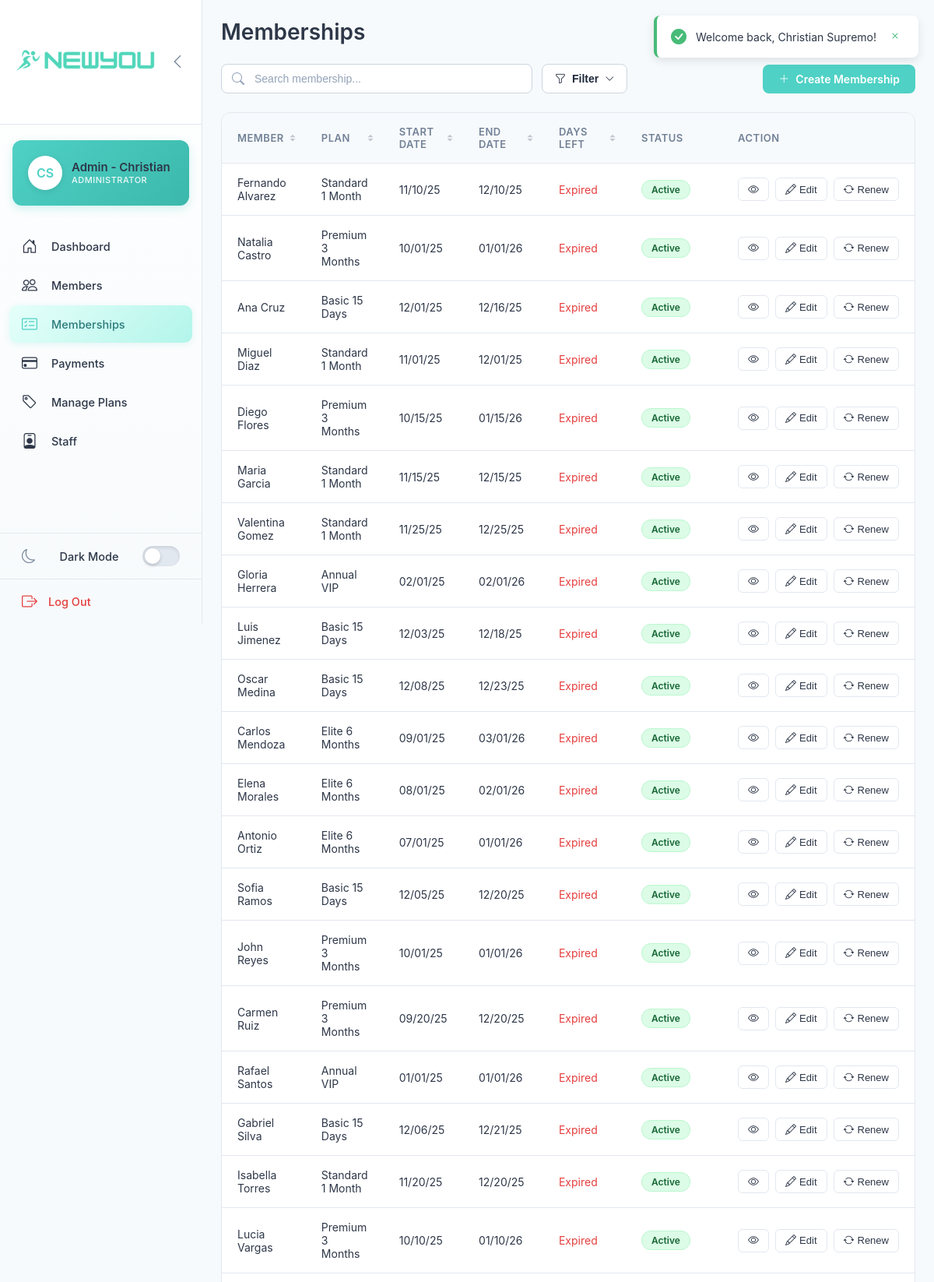
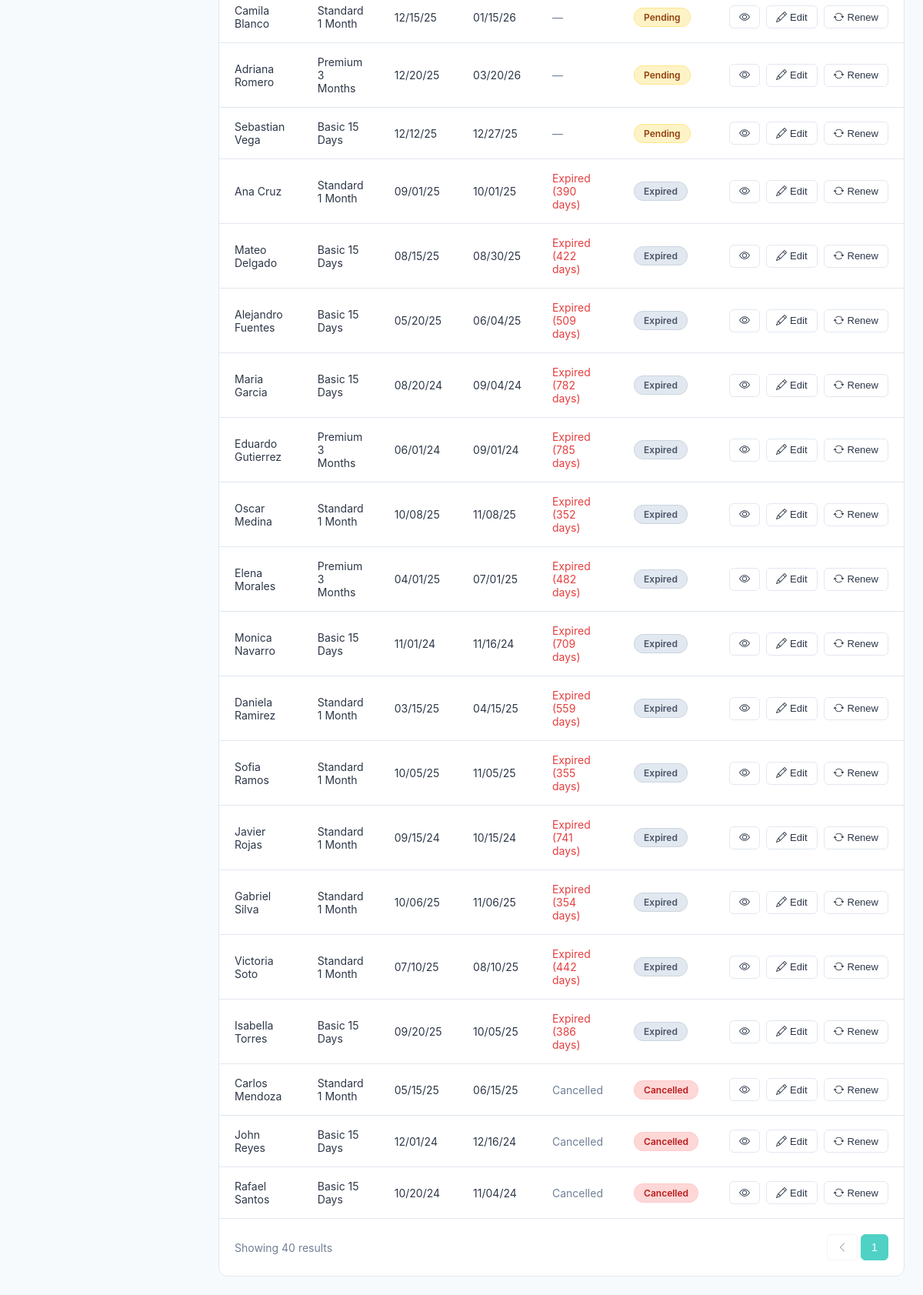
The app's page /memberships.php (signed in) with its own data (2 pictures, top to bottom).
### tables this page shows
CREATE TABLE `membership` (
  `MembershipID` int(11) NOT NULL,
  `MemberID` int(11) NOT NULL,
  `PlanID` int(11) DEFAULT NULL,
  `StaffID` int(11) NOT NULL,
  `StartDate` date DEFAULT NULL,
  `EndDate` date DEFAULT NULL,
  `RenewalDate` date DEFAULT NULL,
  `Status` enum('Active','Expired','Cancelled','Pending') DEFAULT 'Active'
);

CREATE TABLE `plan` (
  `PlanID` int(11) NOT NULL,
  `PlanName` varchar(100) DEFAULT NULL,
  `Description` text DEFAULT NULL,
  `PlanType` varchar(50) DEFAULT NULL,
  `Duration` int(11) DEFAULT NULL,
  `Rate` decimal(10,2) DEFAULT NULL,
  `IsActive` tinyint(1) DEFAULT 1
);

### memberships.php (the view, shortened to what this page needs)
<?php
require_once 'config/db.php';
require_once 'includes/functions.php';
require_once 'includes/helpers/table_sort_helper.php';
$action = $_GET['action'] ?? 'list';
if ($action === 'list') {
    $search = trim($_GET['search'] ?? '');
    $sort_config = get_memberships_sort_config();
    $sort_params = get_sort_params($sort_config);
    $sql = "
        SELECT m.MembershipID,
               m.MemberID,
               CONCAT(mem.FirstName, ' ', mem.LastName) AS MemberName,
               mem.FirstName,
               mem.LastName,
               pl.PlanName,
               m.StartDate,
               m.EndDate,
               m.Status,
               m.PlanID,
               DATEDIFF(m.EndDate, CURDATE()) AS DaysLeft
        FROM Membership m
        JOIN Member mem ON m.MemberID = mem.MemberID
        LEFT JOIN Plan pl ON m.PlanID = pl.PlanID
        WHERE 1=1
    ";
    $params = [];
    $sort_column = $sort_params['column'] ?? null;
    $sort_original = $sort_params['original'] ?? null;
    $sort_order = $sort_params['order'] ?? 'ASC';
    if (!empty($sort_column) && !empty($sort_original)) {
        $sort_order = strtoupper($sort_order) === 'DESC' ? 'DESC' : 'ASC';
        if ($sort_original === 'MemberName') {
            $sql .= " ORDER BY CONCAT(mem.FirstName, ' ', mem.LastName) $sort_order";
        } else {
            $sql .= " ORDER BY $sort_column $sort_order";
        }
    } else {
        $sql .= "
            ORDER BY
                CASE m.Status
                    WHEN 'Active' THEN 1
                    WHEN 'Pending' THEN 2
                    WHEN 'Expired' THEN 3
                    WHEN 'Cancelled' THEN 4
                    ELSE 5
                END,
                mem.LastName,
                mem.FirstName
        ";
    }
    $stmt = $pdo->prepare($sql);
    $stmt->execute($params);
    $memberships = $stmt->fetchAll();
}
?>
<?php include 'includes/header.php'; ?>
<?php if ($action === 'list'): ?>
<div class="page-header">
    <h1 class="page-title">
        Memberships
    </h1>
</div>
<div class="page-actions">
    <div class="search-filter-group">
        <div class="search-box">
            <input type="text"
                   placeholder="Search membership..."
                   id="globalSearchInput"
                   data-page="memberships.php"
                   data-param="search"
                   value="<?= htmlspecialchars($search) ?>">
        </div>
        <div class="filter-dropdown">
            <button class="filter-btn" onclick="toggleFilter('memberships')">
                <i class="bi bi-funnel"></i> Filter <i class="bi bi-chevron-down"></i>
            </button>
        </div>
    </div>
    <a href="#" class="add-member-btn" onclick="event.preventDefault(); openAddMembershipModal();">
        <i class="bi bi-plus-lg"></i> Create Membership
    </a>
</div>
<div class="members-table-container">
    <table class="members-table">
        <thead>
            <tr>
                <?php
                echo render_sortable_header('Member', 'MemberName', $sort_params['original'], $sort_params['order'], 'memberships.php');
                echo render_sortable_header('Plan', 'PlanName', $sort_params['original'], $sort_params['order'], 'memberships.php');
                echo render_sortable_header('Start Date', 'StartDate', $sort_params['original'], $sort_params['order'], 'memberships.php');
                echo render_sortable_header('End Date', 'EndDate', $sort_params['original'], $sort_params['order'], 'memberships.php');
                echo render_sortable_header('Days Left', 'DaysLeft', $sort_params['original'], $sort_params['order'], 'memberships.php');
                ?>
                <th>Status</th>
                <th>Action</th>
            </tr>
        </thead>
        <tbody>
            <?php if (count($memberships) > 0): ?>
                <?php foreach ($memberships as $m): ?>
                    <tr>
                        <td><?= htmlspecialchars($m['MemberName']) ?></td>
                        <td>
                            <?= $m['PlanName'] ? htmlspecialchars($m['PlanName']) : '<span style="color:#718096;">No Plan Assigned</span>' ?>
                        </td>
                        <td>
                            <?= $m['StartDate'] ? date('m/d/y', strtotime($m['StartDate'])) : '—' ?>
                        </td>
                        <td>
                            <?= $m['EndDate'] ? date('m/d/y', strtotime($m['EndDate'])) : '—' ?>
                        </td>
                        <td>
                            <?php if ($m['Status'] === 'Pending'): ?>
                                <span style="color:#718096;">—</span>
                            <?php else: ?>
                                <?php
                                $daysLeft = $m['DaysLeft'];
                                if ($m['Status'] === 'Cancelled') {
                                    echo '<span style="color: #718096;">Cancelled</span>';
                                } elseif ($m['Status'] === 'Expired') {
                                    $daysExpired = abs($daysLeft);
                                    echo '<span style="color: #e53e3e;">Expired (' . $daysExpired . ' day' . ($daysExpired != 1 ? 's' : '') . ')</span>';
                                } elseif ($daysLeft < 0) {
                                    echo '<span style="color: #e53e3e;">Expired</span>';
                                } elseif ($daysLeft == 0) {
                                    echo '<span style="color: #dd6b20;">Expires today</span>';
                                } elseif ($daysLeft <= 7) {
                                    echo '<span style="color: #dd6b20;">' . $daysLeft . ' day' . ($daysLeft != 1 ? 's' : '') . ' left</span>';
                                } else {
                                    echo '<span style="color: #38a169;">' . $daysLeft . ' day' . ($daysLeft != 1 ? 's' : '') . ' left</span>';
                                }
                                ?>
                            <?php endif; ?>
                        </td>
                        <td>
                            <span class="status-badge <?= strtolower($m['Status']) ?>">
                                <?= htmlspecialchars($m['Status']) ?>
                            </span>
                        </td>
                        <td>
                            <div class="action-buttons">
                                <button class="action-btn view-btn" onclick="viewMembershipDetails(<?= $m['MembershipID'] ?>)" title="View Details">
                                    <i class="bi bi-eye"></i>
                                </button>
                                <button class="action-btn" onclick="editMembership(<?= $m['MembershipID'] ?>)">
                                    <i class="bi bi-pencil"></i> Edit
                                </button>
                                <button class="action-btn" onclick="renewMembership(<?= $m['MembershipID'] ?>)">
                                    <i class="bi bi-arrow-repeat"></i> Renew
                                </button>
                            </div>
                        </td>
                    </tr>
                <?php endforeach; ?>
            <?php endif; ?>
        </tbody>
    </table>
    <div class="pagination-container">
        <div class="pagination-info">
            Showing <?= count($memberships) ?> results
        </div>
        <div class="pagination">
            <button class="pagination-btn" disabled><i class="bi bi-chevron-left"></i></button>
            <button class="pagination-btn active">1</button>
        </div>
    </div>
</div>
<?php endif; ?>
<?php include 'includes/footer.php'; ?>

### assets/css/style/filter_styles.css (style rules this page uses)
.page-actions { display: flex; justify-content: space-between; align-items: center; margin-bottom: 24px; gap: 16px; flex-wrap: wrap; }
.search-filter-group { display: flex; gap: 12px; flex: 1; flex-wrap: wrap; align-items: center; }
.search-box { position: relative; min-width: 280px; flex: 1; max-width: 400px; }
.search-box input { width: 100%; padding: 10px 14px 10px 42px; border: 1px solid #cbd5e1; background: #ffffff; border-radius: 8px; color: #1e293b; font-size: 14px; transition: all 0.2s; }
.search-box input::placeholder { color: #94a3b8; }
.filter-dropdown { position: relative; }
.filter-btn { display: flex; align-items: center; gap: 8px; padding: 10px 16px; background: #ffffff; border: 1px solid #cbd5e1; border-radius: 8px; color: #1e293b; font-size: 14px; cursor: pointer; transition: all 0.2s; white-space: nowrap; }
.filter-btn .bi-chevron-down { font-size: 12px; transition: transform 0.2s; }

### assets/css/style/table_sort.css (style rules this page uses)
.page-header { display: flex; align-items: center; justify-content: space-between; flex-wrap: wrap; gap: 12px; margin-bottom: 24px; }
.page-title { display: flex; align-items: center; flex-wrap: wrap; gap: 8px; margin: 0; }

### records on screen
membership: MemberName "Fernando Alvarez", PlanID.PlanName "Standard 1 Month", StartDate "11/10/25", EndDate "12/10/25", shows "Expired", Status "Active"
membership: MemberName "Natalia Castro", PlanID.PlanName "Premium 3 Months", StartDate "10/01/25", EndDate "01/01/26", shows "Expired", Status "Active"
membership: MemberName "Ana Cruz", PlanID.PlanName "Basic 15 Days", StartDate "12/01/25", EndDate "12/16/25", shows "Expired", Status "Active"
membership: MemberName "Miguel Diaz", PlanID.PlanName "Standard 1 Month", StartDate "11/01/25", EndDate "12/01/25", shows "Expired", Status "Active"
membership: MemberName "Diego Flores", PlanID.PlanName "Premium 3 Months", StartDate "10/15/25", EndDate "01/15/26", shows "Expired", Status "Active"
membership: MemberName "Maria Garcia", PlanID.PlanName "Standard 1 Month", StartDate "11/15/25", EndDate "12/15/25", shows "Expired", Status "Active"
membership: MemberName "Valentina Gomez", PlanID.PlanName "Standard 1 Month", StartDate "11/25/25", EndDate "12/25/25", shows "Expired", Status "Active"
membership: MemberName "Gloria Herrera", PlanID.PlanName "Annual VIP", StartDate "02/01/25", EndDate "02/01/26", shows "Expired", Status "Active"
membership: MemberName "Luis Jimenez", PlanID.PlanName "Basic 15 Days", StartDate "12/03/25", EndDate "12/18/25", shows "Expired", Status "Active"
membership: MemberName "Oscar Medina", PlanID.PlanName "Basic 15 Days", StartDate "12/08/25", EndDate "12/23/25", shows "Expired", Status "Active"
membership: MemberName "Carlos Mendoza", PlanID.PlanName "Elite 6 Months", StartDate "09/01/25", EndDate "03/01/26", shows "Expired", Status "Active"
membership: MemberName "Elena Morales", PlanID.PlanName "Elite 6 Months", StartDate "08/01/25", EndDate "02/01/26", shows "Expired", Status "Active"
membership: MemberName "Antonio Ortiz", PlanID.PlanName "Elite 6 Months", StartDate "07/01/25", EndDate "01/01/26", shows "Expired", Status "Active"
membership: MemberName "Sofia Ramos", PlanID.PlanName "Basic 15 Days", StartDate "12/05/25", EndDate "12/20/25", shows "Expired", Status "Active"
membership: MemberName "John Reyes", PlanID.PlanName "Premium 3 Months", StartDate "10/01/25", EndDate "01/01/26", shows "Expired", Status "Active"
membership: MemberName "Carmen Ruiz", PlanID.PlanName "Premium 3 Months", StartDate "09/20/25", EndDate "12/20/25", shows "Expired", Status "Active"
membership: MemberName "Rafael Santos", PlanID.PlanName "Annual VIP", StartDate "01/01/25", EndDate "01/01/26", shows "Expired", Status "Active"
membership: MemberName "Gabriel Silva", PlanID.PlanName "Basic 15 Days", StartDate "12/06/25", EndDate "12/21/25", shows "Expired", Status "Active"
membership: MemberName "Isabella Torres", PlanID.PlanName "Standard 1 Month", StartDate "11/20/25", EndDate "12/20/25", shows "Expired", Status "Active"
membership: MemberName "Lucia Vargas", PlanID.PlanName "Premium 3 Months", StartDate "10/10/25", EndDate "01/10/26", shows "Expired", Status "Active"
membership: MemberName "Camila Blanco", PlanID.PlanName "Standard 1 Month", StartDate "12/15/25", EndDate "01/15/26", Status "Pending"
membership: MemberName "Adriana Romero", PlanID.PlanName "Premium 3 Months", StartDate "12/20/25", EndDate "03/20/26", Status "Pending"
membership: MemberName "Sebastian Vega", PlanID.PlanName "Basic 15 Days", StartDate "12/12/25", EndDate "12/27/25", Status "Pending"
membership: MemberName "Ana Cruz", PlanID.PlanName "Standard 1 Month", StartDate "09/01/25", EndDate "10/01/25", daysExpired "390", Status "Expired"
membership: MemberName "Mateo Delgado", PlanID.PlanName "Basic 15 Days", StartDate "08/15/25", EndDate "08/30/25", daysExpired "422", Status "Expired"
membership: MemberName "Alejandro Fuentes", PlanID.PlanName "Basic 15 Days", StartDate "05/20/25", EndDate "06/04/25", daysExpired "509", Status "Expired"
membership: MemberName "Maria Garcia", PlanID.PlanName "Basic 15 Days", StartDate "08/20/24", EndDate "09/04/24", daysExpired "782", Status "Expired"
membership: MemberName "Eduardo Gutierrez", PlanID.PlanName "Premium 3 Months", StartDate "06/01/24", EndDate "09/01/24", daysExpired "785", Status "Expired"
membership: MemberName "Oscar Medina", PlanID.PlanName "Standard 1 Month", StartDate "10/08/25", EndDate "11/08/25", daysExpired "352", Status "Expired"
membership: MemberName "Elena Morales", PlanID.PlanName "Premium 3 Months", StartDate "04/01/25", EndDate "07/01/25", daysExpired "482", Status "Expired"
membership: MemberName "Monica Navarro", PlanID.PlanName "Basic 15 Days", StartDate "11/01/24", EndDate "11/16/24", daysExpired "709", Status "Expired"
membership: MemberName "Daniela Ramirez", PlanID.PlanName "Standard 1 Month", StartDate "03/15/25", EndDate "04/15/25", daysExpired "559", Status "Expired"
membership: MemberName "Sofia Ramos", PlanID.PlanName "Standard 1 Month", StartDate "10/05/25", EndDate "11/05/25", daysExpired "355", Status "Expired"
membership: MemberName "Javier Rojas", PlanID.PlanName "Standard 1 Month", StartDate "09/15/24", EndDate "10/15/24", daysExpired "741", Status "Expired"
membership: MemberName "Gabriel Silva", PlanID.PlanName "Standard 1 Month", StartDate "10/06/25", EndDate "11/06/25", daysExpired "354", Status "Expired"
membership: MemberName "Victoria Soto", PlanID.PlanName "Standard 1 Month", StartDate "07/10/25", EndDate "08/10/25", daysExpired "442", Status "Expired"
membership: MemberName "Isabella Torres", PlanID.PlanName "Basic 15 Days", StartDate "09/20/25", EndDate "10/05/25", daysExpired "386", Status "Expired"
membership: MemberName "Carlos Mendoza", PlanID.PlanName "Standard 1 Month", StartDate "05/15/25", EndDate "06/15/25", shows "Cancelled", Status "Cancelled"
membership: MemberName "John Reyes", PlanID.PlanName "Basic 15 Days", StartDate "12/01/24", EndDate "12/16/24", shows "Cancelled", Status "Cancelled"
membership: MemberName "Rafael Santos", PlanID.PlanName "Basic 15 Days", StartDate "10/20/24", EndDate "11/04/24", shows "Cancelled", Status "Cancelled"

### other values on screen
substr($initials, 0, 2) "CS"
explode(' ', $_SESSION['staff_name'])[0] "Christian"
$label "MEMBER PLAN START DATE END DATE DAYS LEFT"
count($memberships) "40"
